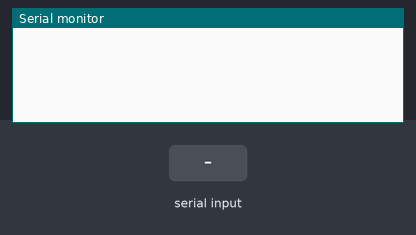
A program run on a simulated STM32 Nucleo. On the bench: the last lines printed to the serial monitor. Inputs (shaded band) come from the test bench.

Above: at 1.2 s.
1.3 s: "purge\n" received over the second serial link
At 1.7 s:
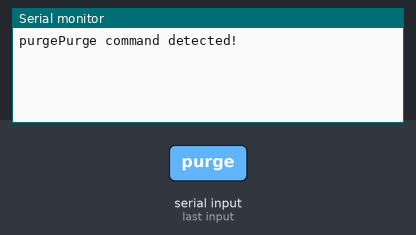
2.8 s: "fuel_\n" received over the second serial link
At 4.0 s:
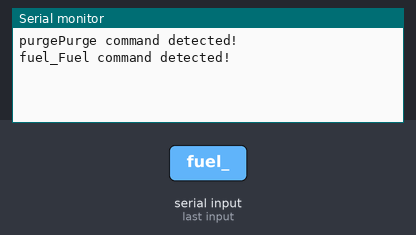
4.3 s: "1\n" received over the second serial link
At 5.2 s:
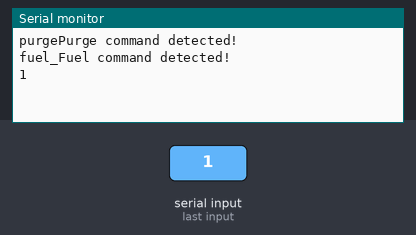

The program:

main.cpp
```cpp
#include <Arduino.h>
#include <SoftwareSerial.h>

SoftwareSerial XBee(D1, D0);

const int BUFFER_SIZE = 5;
char buffer[BUFFER_SIZE]; // Buffer to store incoming characters
int bufferIndex = 0;      // Current index in the buffer
int i = 0;

void check_purge(char* buf);
void check_fuel(char* buf);

void setup() {
  XBee.begin(9600);
  Serial.begin(9600);
}

void loop() {
  i++;

  // Forward data from Serial to XBee
  if (Serial.available()) {
    XBee.write(Serial.read());
  }


  // Read data from XBee and process it
  if (XBee.available()) {
    // Serial.println("Data received from XBee:");
    char receivedChar = XBee.read();

    // Echo received data to Serial
    Serial.write(receivedChar);

    // If the char is a newline, reset the buffer
    if (receivedChar == '\n') {
      bufferIndex = 0;
      return;
    }

    // Add character to buffer and check for commands
    buffer[bufferIndex++] = receivedChar;

    // If buffer is full, check for commands and reset buffer index
    if (bufferIndex >= BUFFER_SIZE) {
      check_purge(buffer);
      check_fuel(buffer);
      bufferIndex = 0;  // Reset the buffer for the next command
    }
  }
}

// Function to check if the buffer contains "purge"
void check_purge(char* buf) {
  if (strncmp(buf, "purge", BUFFER_SIZE) == 0) {
    Serial.println("Purge command detected!");
    // Add any additional action here for the "purge" command
  }
}

// Function to check if the buffer contains "fuel"
void check_fuel(char* buf) {
  if (strncmp(buf, "fuel_", BUFFER_SIZE - 1) == 0) { // "fuel" is 4 chars, no null needed
    Serial.println("Fuel command detected!");
    // Add any additional action here for the "fuel" command
  }
}
```

Measured:
- after the input at 1.3 s, the serial monitor: prints a new line at once (image 1)
- after the input at 2.8 s, the serial monitor: prints a new line at once (image 2)
- after the input at 4.3 s, the serial monitor: prints a new line at once (image 3)
